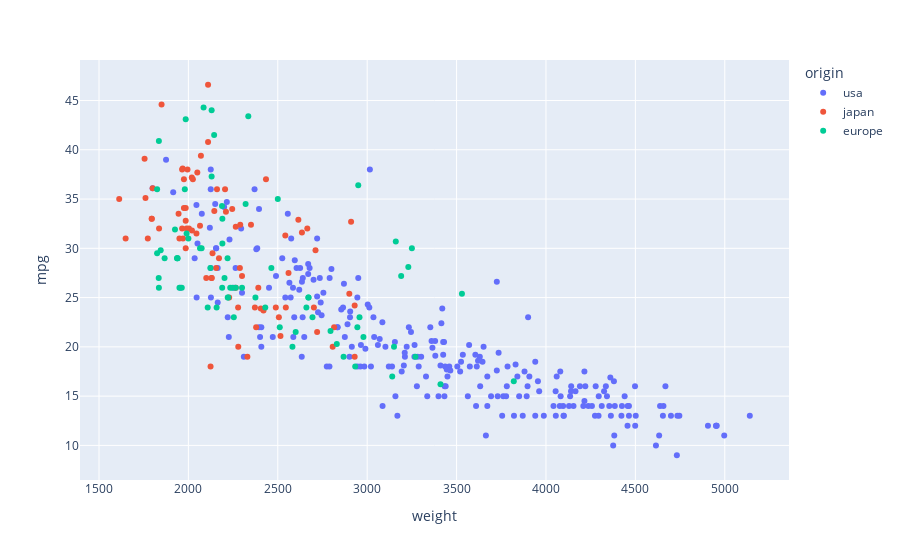

The code cell stored with this chart in its notebook:
### Markdown cell above
1. Give the `weight` Series with `instance[key]`
2. Give the `str` `'mpg'` to reference a `key` from...
3. The `instance` passed to the parameter `data_frame`
4. Give the points a color with the `instance` `.origin` from the `DataFrame`
5. Pass the `index` instance of from the `DataFrame` to `hover_name`

### Code cell
import pandas as pd #!
import plotly.express as px

url = 'https://raw.githubusercontent.com/mwaskom/seaborn-data/master/mpg.csv'
df = pd.read_csv(url, index_col='name')
px.scatter(x=df['weight'], y=df.mpg, data_frame=df,
           color=df['origin'], hover_name=df.index)

### Figure 1 — Plotly figure (JSON) as saved in the notebook; plotly's stock layout.template omitted (floating-point values rounded to 4 significant figures; data arrays with more than 128 entries replaced by an {"elided": "..."} marker saying what was removed)
{"data": [{"hovertemplate": "<b>%{hovertext}</b><br><br>origin=usa<br>weight=%{x}<br>mpg=%{y}<extra></extra>", "hovertext": {"elided": "249 str values"}, "legendgroup": "usa", "marker": {"color": "#636efa", "symbol": "circle"}, "mode": "markers", "name": "usa", "orientation": "v", "showlegend": true, "type": "scatter", "x": {"elided": "249 int values"}, "xaxis": "x", "y": {"elided": "249 float values"}, "yaxis": "y"}, {"hovertemplate": "<b>%{hovertext}</b><br><br>origin=japan<br>weight=%{x}<br>mpg=%{y}<extra></extra>", "hovertext": ["toyota corona mark ii", "datsun pl510", "datsun pl510", "toyota corona", "toyota corolla 1200", "datsun 1200", "toyota corona hardtop", "mazda rx2 coupe", "datsun 510 (sw)", "toyouta corona mark ii (sw)", "toyota corolla 1600 (sw)", "toyota carina", "datsun 610", "maxda rx3", "toyota mark ii", "datsun b210", "toyota corolla 1200", "toyota corona", "datsun 710", "honda civic", "subaru", "toyota corolla", "toyota corona", "datsun 710", "honda civic cvcc", "honda civic", "datsun b-210", "toyota corolla", "toyota mark ii", "honda accord cvcc", "datsun f-10 hatchback", "toyota corolla liftback", "subaru dl", "datsun 810", "mazda rx-4", "mazda glc deluxe", "datsun b210 gx", "honda civic cvcc", "toyota corona", "datsun 510", "toyota celica gt liftback", "datsun 200-sx", "honda accord lx", "maxda glc deluxe", "datsun 210", "toyota corolla tercel", "datsun 310", "toyota corona liftback", "mazda 626", "datsun 510 hatchback", "toyota corolla", "mazda glc", "datsun 210", "honda civic 1500 gl", "subaru dl", "datsun 280-zx", "mazda rx-7 gs", "honda accord", "toyota starlet", "honda civic 1300", "subaru", "datsun 210 mpg", "toyota tercel", "mazda glc 4", "honda prelude", "toyota corolla", "datsun 200sx", "mazda 626", "toyota cressida", "datsun 810 maxima", "mazda glc custom l", "mazda glc custom", "nissan stanza xe", "honda accord", "toyota corolla", "honda civic", "honda civic (auto)", "datsun 310 gx", "toyota celica gt"], "legendgroup": "japan", "marker": {"color": "#EF553B", "symbol": "circle"}, "mode": "markers", "name": "japan", "orientation": "v", "showlegend": true, "type": "scatter", "x": [2372, 2130, 2130, 2228, 1773, 1613, 2278, 2330, 2288, 2506, 2100, 2279, 2379, 2124, 2807, 1950, 1836, 1649, 2003, 2489, 2391, 2171, 2702, 2545, 1795, 1795, 1990, 2155, 2930, 2045, 1945, 2265, 1985, 2815, 2720, 1985, 2070, 1800, 2560, 2300, 2515, 2405, 2135, 1975, 2020, 1968, 2019, 2711, 2542, 2434, 2265, 2110, 2110, 1850, 2145, 2910, 2420, 2290, 1755, 1760, 2065, 1975, 2050, 1985, 2210, 2350, 2615, 2635, 2900, 2930, 2025, 1970, 2160, 2205, 2245, 1965, 1965, 1995, 2665], "xaxis": "x", "y": [24, 27, 27, 25, 31, 35, 24, 19, 28, 23, 27, 20, 22, 18, 20, 31, 32, 31, 32, 24, 26, 29, 24, 24, 33, 33, 32, 28, 19, 31.5, 33.5, 26, 30, 22, 21.5, 32.8, 39.4, 36.1, 27.5, 27.2, 21.1, 23.9, 29.5, 34.1, 31.8, 38.1, 37.2, 29.8, 31.3, 37, 32.2, 46.6, 40.8, 44.6, 33.8, 32.7, 23.7, 32.4, 39.1, 35.1, 32.3, 37, 37.7, 34.1, 33.7, 32.4, 32.9, 31.6, 25.4, 24.2, 37, 31, 36, 36, 34, 38, 32, 38, 32], "yaxis": "y"}, {"hovertemplate": "<b>%{hovertext}</b><br><br>origin=europe<br>weight=%{x}<br>mpg=%{y}<extra></extra>", "hovertext": ["volkswagen 1131 deluxe sedan", "peugeot 504", "audi 100 ls", "saab 99e", "bmw 2002", "opel 1900", "peugeot 304", "fiat 124b", "volkswagen model 111", "volkswagen type 3", "volvo 145e (sw)", "volkswagen 411 (sw)", "peugeot 504 (sw)", "renault 12 (sw)", "volkswagen super beetle", "fiat 124 sport coupe", "fiat 128", "opel manta", "audi 100ls", "volvo 144ea", "saab 99le", "audi fox", "volkswagen dasher", "opel manta", "fiat 128", "fiat 124 tc", "fiat x1.9", "volkswagen dasher", "volkswagen rabbit", "audi 100ls", "peugeot 504", "volvo 244dl", "saab 99le", "fiat 131", "opel 1900", "renault 12tl", "vw rabbit", "volkswagen rabbit", "volvo 245", "peugeot 504", "mercedes-benz 280s", "renault 5 gtl", "volkswagen rabbit custom", "volkswagen dasher", "bmw 320i", "volkswagen rabbit custom diesel", "audi 5000", "volvo 264gl", "saab 99gle", "peugeot 604sl", "volkswagen scirocco", "vw rabbit custom", "mercedes benz 300d", "peugeot 504", "fiat strada custom", "vw rabbit", "audi 4000", "vw rabbit c (diesel)", "vw dasher (diesel)", "audi 5000s (diesel)", "mercedes-benz 240d", "renault lecar deluxe", "vokswagen rabbit", "triumph tr7 coupe", "volkswagen jetta", "renault 18i", "peugeot 505s turbo diesel", "volvo diesel", "volkswagen rabbit l", "vw pickup"], "legendgroup": "europe", "marker": {"color": "#00cc96", "symbol": "circle"}, "mode": "markers", "name": "europe", "orientation": "v", "showlegend": true, "type": "scatter", "x": [1835, 2672, 2430, 2375, 2234, 2123, 2074, 2065, 1834, 2254, 2933, 2511, 2979, 2189, 1950, 2265, 1867, 2158, 2582, 2868, 2660, 2219, 1963, 2300, 2108, 2246, 2000, 2223, 1937, 2694, 2957, 2945, 2671, 2464, 2220, 2202, 1937, 1825, 3150, 3270, 3820, 1825, 1940, 2190, 2600, 1985, 2830, 3140, 2795, 3410, 1990, 1925, 3530, 3190, 2130, 2144, 2188, 2085, 2335, 2950, 3250, 1835, 1845, 2500, 2190, 2320, 3230, 3160, 1980, 2130], "xaxis": "x", "y": [26, 25, 24, 25, 26, 28, 30, 30, 27, 23, 18, 22, 21, 26, 26, 26, 29, 24, 20, 19, 24, 29, 26, 26, 24, 26, 31, 25, 29, 23, 23, 22, 25, 28, 25, 27, 29, 29.5, 20, 19, 16.5, 36, 29, 30.5, 21.5, 43.1, 20.3, 17, 21.6, 16.2, 31.5, 31.9, 25.4, 27.2, 37.3, 41.5, 34.3, 44.3, 43.4, 36.4, 30, 40.9, 29.8, 35, 33, 34.5, 28.1, 30.7, 36, 44], "yaxis": "y"}], "layout": {"autosize": true, "legend": {"title": {"text": "origin"}, "tracegroupgap": 0}, "margin": {"t": 60}, "xaxis": {"anchor": "y", "autorange": true, "domain": [0, 1], "range": [1382.0, 5371.0], "title": {"text": "weight"}, "type": "linear"}, "yaxis": {"anchor": "x", "autorange": true, "domain": [0, 1], "range": [6.089, 49.51], "title": {"text": "mpg"}, "type": "linear"}}}
